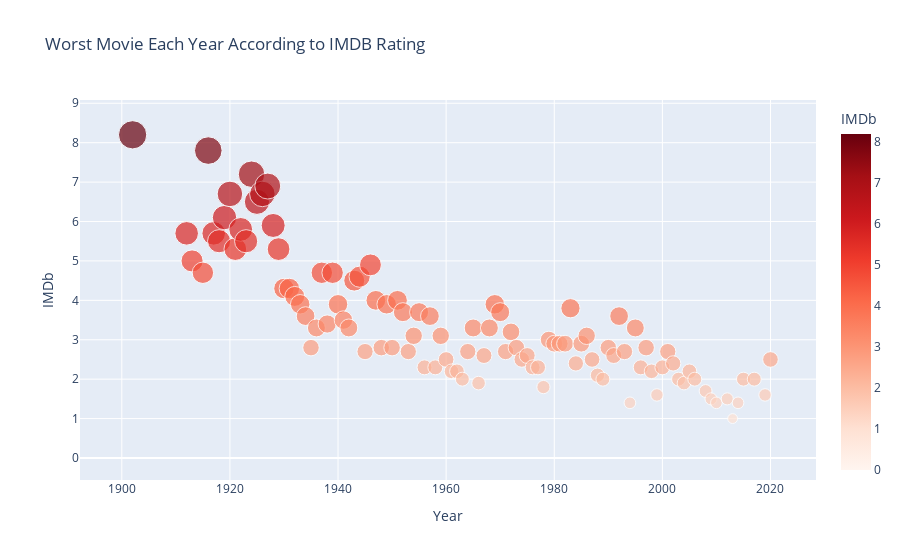

Notebook code for this chart:
### Markdown cell above
### Worst movie by year (IMDb rating)

### Code cell
worst_movie_year = data.sort_values('IMDb',ascending=True).groupby('Year').first().reset_index()

fig = px.scatter(worst_movie_year,
                 x = 'Year',
                 y = 'IMDb',
                 color_continuous_scale = 'Reds',
                 color = 'IMDb',
                 size = 'IMDb',
                 title = 'Worst Movie Each Year According to IMDB Rating'
                )

fig.show()

### Figure 1 — Plotly figure (JSON) as saved in the notebook; plotly's stock layout.template omitted (floating-point values rounded to 4 significant figures)
{"data": [{"hovertemplate": "Year=%{x}<br>IMDb=%{marker.color}<extra></extra>", "legendgroup": "", "marker": {"color": [8.2, 5.7, 5, 4.7, 7.8, 5.7, 5.5, 6.1, 6.7, 5.3, 5.8, 5.5, 7.2, 6.5, 6.7, 6.9, 5.9, 5.3, 4.3, 4.3, 4.1, 3.9, 3.6, 2.8, 3.3, 4.7, 3.4, 4.7, 3.9, 3.5, 3.3, 4.5, 4.6, 2.7, 4.9, 4, 2.8, 3.9, 2.8, 4, 3.7, 2.7, 3.1, 3.7, 2.3, 3.6, 2.3, 3.1, 2.5, 2.2, 2.2, 2, 2.7, 3.3, 1.9, 2.6, 3.3, 3.9, 3.7, 2.7, 3.2, 2.8, 2.5, 2.6, 2.3, 2.3, 1.8, 3, 2.9, 2.9, 2.9, 3.8, 2.4, 2.9, 3.1, 2.5, 2.1, 2, 2.8, 2.6, 3.6, 2.7, 1.4, 3.3, 2.3, 2.8, 2.2, 1.6, 2.3, 2.7, 2.4, 2, 1.9, 2.2, 2, 0, 1.7, 1.5, 1.4, 0, 1.5, 1, 1.4, 2, 0, 2, 0, 1.6, 2.5], "coloraxis": "coloraxis", "size": [8.2, 5.7, 5, 4.7, 7.8, 5.7, 5.5, 6.1, 6.7, 5.3, 5.8, 5.5, 7.2, 6.5, 6.7, 6.9, 5.9, 5.3, 4.3, 4.3, 4.1, 3.9, 3.6, 2.8, 3.3, 4.7, 3.4, 4.7, 3.9, 3.5, 3.3, 4.5, 4.6, 2.7, 4.9, 4, 2.8, 3.9, 2.8, 4, 3.7, 2.7, 3.1, 3.7, 2.3, 3.6, 2.3, 3.1, 2.5, 2.2, 2.2, 2, 2.7, 3.3, 1.9, 2.6, 3.3, 3.9, 3.7, 2.7, 3.2, 2.8, 2.5, 2.6, 2.3, 2.3, 1.8, 3, 2.9, 2.9, 2.9, 3.8, 2.4, 2.9, 3.1, 2.5, 2.1, 2, 2.8, 2.6, 3.6, 2.7, 1.4, 3.3, 2.3, 2.8, 2.2, 1.6, 2.3, 2.7, 2.4, 2, 1.9, 2.2, 2, 0, 1.7, 1.5, 1.4, 0, 1.5, 1, 1.4, 2, 0, 2, 0, 1.6, 2.5], "sizemode": "area", "sizeref": 0.0205, "symbol": "circle"}, "mode": "markers", "name": "", "orientation": "v", "showlegend": false, "type": "scatter", "x": [1902, 1912, 1913, 1915, 1916, 1917, 1918, 1919, 1920, 1921, 1922, 1923, 1924, 1925, 1926, 1927, 1928, 1929, 1930, 1931, 1932, 1933, 1934, 1935, 1936, 1937, 1938, 1939, 1940, 1941, 1942, 1943, 1944, 1945, 1946, 1947, 1948, 1949, 1950, 1951, 1952, 1953, 1954, 1955, 1956, 1957, 1958, 1959, 1960, 1961, 1962, 1963, 1964, 1965, 1966, 1967, 1968, 1969, 1970, 1971, 1972, 1973, 1974, 1975, 1976, 1977, 1978, 1979, 1980, 1981, 1982, 1983, 1984, 1985, 1986, 1987, 1988, 1989, 1990, 1991, 1992, 1993, 1994, 1995, 1996, 1997, 1998, 1999, 2000, 2001, 2002, 2003, 2004, 2005, 2006, 2007, 2008, 2009, 2010, 2011, 2012, 2013, 2014, 2015, 2016, 2017, 2018, 2019, 2020], "xaxis": "x", "y": [8.2, 5.7, 5, 4.7, 7.8, 5.7, 5.5, 6.1, 6.7, 5.3, 5.8, 5.5, 7.2, 6.5, 6.7, 6.9, 5.9, 5.3, 4.3, 4.3, 4.1, 3.9, 3.6, 2.8, 3.3, 4.7, 3.4, 4.7, 3.9, 3.5, 3.3, 4.5, 4.6, 2.7, 4.9, 4, 2.8, 3.9, 2.8, 4, 3.7, 2.7, 3.1, 3.7, 2.3, 3.6, 2.3, 3.1, 2.5, 2.2, 2.2, 2, 2.7, 3.3, 1.9, 2.6, 3.3, 3.9, 3.7, 2.7, 3.2, 2.8, 2.5, 2.6, 2.3, 2.3, 1.8, 3, 2.9, 2.9, 2.9, 3.8, 2.4, 2.9, 3.1, 2.5, 2.1, 2, 2.8, 2.6, 3.6, 2.7, 1.4, 3.3, 2.3, 2.8, 2.2, 1.6, 2.3, 2.7, 2.4, 2, 1.9, 2.2, 2, 0, 1.7, 1.5, 1.4, 0, 1.5, 1, 1.4, 2, 0, 2, 0, 1.6, 2.5], "yaxis": "y"}], "layout": {"coloraxis": {"colorbar": {"title": {"text": "IMDb"}}, "colorscale": [[0, "rgb(255,245,240)"], [0.125, "rgb(254,224,210)"], [0.25, "rgb(252,187,161)"], [0.375, "rgb(252,146,114)"], [0.5, "rgb(251,106,74)"], [0.625, "rgb(239,59,44)"], [0.75, "rgb(203,24,29)"], [0.875, "rgb(165,15,21)"], [1, "rgb(103,0,13)"]]}, "legend": {"itemsizing": "constant", "tracegroupgap": 0}, "title": {"text": "Worst Movie Each Year According to IMDB Rating"}, "xaxis": {"anchor": "y", "domain": [0, 1], "title": {"text": "Year"}}, "yaxis": {"anchor": "x", "domain": [0, 1], "title": {"text": "IMDb"}}}}
